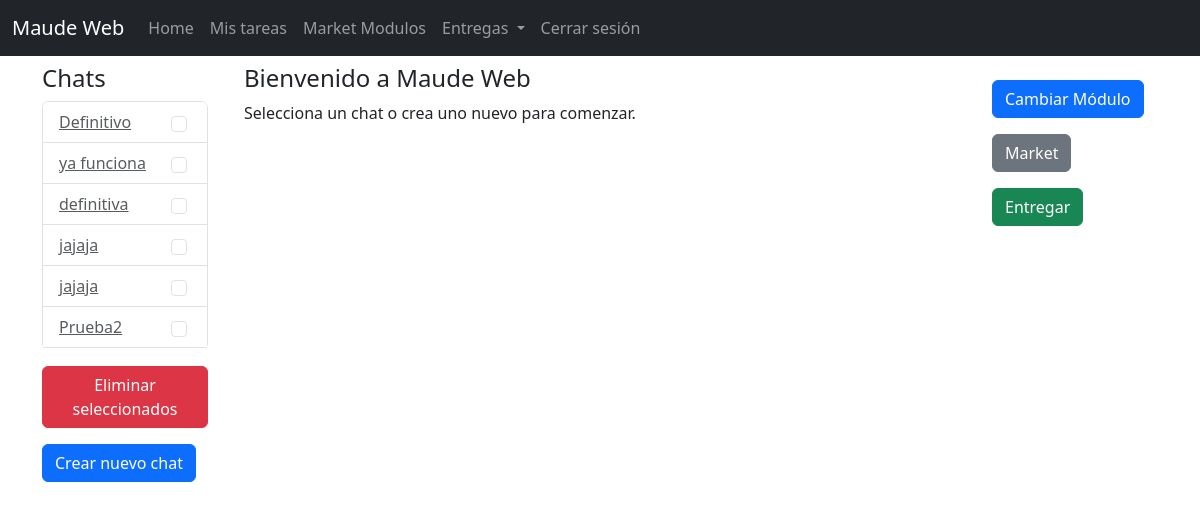
Screenshot of / (signed in) with the database file from the repository.
### Proyecto1/models.py (models this page shows)
class Chat(models.Model):
    nombre = models.CharField(max_length=100)
    modulo = models.TextField(default='')
    titulo_modulo = models.CharField(max_length=255, default='Sin título')  # Nuevo campo
    usuario = models.ForeignKey('Proyecto1.Usuario', on_delete=models.CASCADE, related_name='chats')

### Proyecto1/views.py (the view)
# urls.py: 2. Add a URL to urlpatterns:  path('', views.home, name='home')
@login_required
def home(request, chat_id=None):
    chats = Chat.objects.filter(usuario=request.user).order_by('-id')
    return render(request, 'home.html', {'chats': chats})

### templates/home.html (shortened to what this page needs)
<!DOCTYPE html>
<html lang="es">
<head>
  {% load static %}
  <link href="https://cdn.jsdelivr.net/npm/bootstrap@5.3.2/dist/css/bootstrap.min.css" rel="stylesheet"
>
  <link rel="stylesheet" href="{% static 'homeStyle.css' %}">
</head>
<body>
  <nav class="navbar navbar-expand-md navbar-dark fixed-top bg-dark" data-bs-theme="dark">
    <div class="container-fluid">
      <a class="navbar-brand" href="/home">Maude Web</a>
      <div class="collapse navbar-collapse" id="navbarSupportedContent">
        <ul class="navbar-nav me-auto mb-2 mb-lg-0">
          <li class="nav-item">
            <a class="nav-link" aria-current="page" href="/home">Home</a>
          </li>
          <li class="nav-item">
            <a class="nav-link" aria-current="page" href="/tareas">Mis tareas</a>
          </li>
          {% if user.is_admin %}
          <li class="nav-item">
            <a class="nav-link" aria-current="page" href="/marketModulos">Market Modulos</a>
          </li>
          <li class="nav-item dropdown">
            <a class="nav-link dropdown-toggle" href="#" id="navbarDropdown" role="button" data-bs-toggle="dropdown"
              aria-expanded="false">
              Entregas
            </a>
          </li>
          {% endif %}
          <li class="nav-item">
            <a class="nav-link" href="{% url 'logout' %}">Cerrar sesión</a>
          </li>
        </ul>
      </div>
    </div>
</nav>
  <div class="container mt-5">
    <div class="row">
      <div class="col-md-2 mt-3" id="columnaChats">
        <h4>Chats</h4>
        <div class="list-group">
          {% for chat in chats %}
          <div class="d-flex align-items-center list-group-item list-group-item-action" aria-selected="false">
            <a href="#" class="list-group-item-action flex-grow-1 chat-link" data-chat-id="{{ chat.id }}">
              {{ chat.nombre }}
            </a>
            <input class="form-check-input chat-checkbox me-1" type="checkbox" value="{{ chat.id }}" id="deleteChat{{ forloop.counter }}">
          </div>
          {% endfor %}
        </div>
        <button type="button" class="btn btn-danger mt-3" id="deleteChatsButton">Eliminar seleccionados</button>
        <button type="button" class="btn btn-primary mt-3" data-bs-toggle="modal" data-bs-target="#newChatModal">Crear nuevo chat</button>
      </div>
      <div class="col-md-8">
        {% if chat_actual %}
        <h4>{{ chat_actual.nombre }}</h4>
        <div class="container mt-4">
          <div class="chat-container">
            <div class="chat-history">
              {% for mensaje in mensajes %}
              <div class="mensaje">
                <p class="usuario">Tú:</p>
                <p>{{ mensaje.comando }}</p>
              </div>
              <div class="respuesta">
                <p class="maude">Maude ({chat_actual.titulo_modulo}):</p>
                <p>{{ mensaje.respuesta }}</p>
              </div>
              {% endfor %}
            </div>
            <div id="maudeModuleSection" class="mb-3">
              <h5>Módulo Maude:</h5>
              <textarea class="form-control" id="maudeCode" name="maude_code" rows="5">{{ chat_actual.modulo }}</textarea>
            </div>
            <div class="chat-input">
              <form id="maudeForm">
                  <input type="hidden" name="csrfmiddlewaretoken" value="{{ csrf_token }}">
                  <div class="input-group mb-3">
                      <div class="input-group-text" id="checkbox-container" style="display: none;">
                          <input class="form-check-input mt-0" type="checkbox" value="" aria-label="Checkbox for following text input" id="dynamic-checkbox">
                          <span id="showPathText" style="margin-left: 8px;">Show path</span>
                      </div>
                      <input type="text" id="maudeCommand" name="maude_execution" class="form-control" placeholder="Escribe tu comando aquí...">
                      <button class="btn btn-primary" type="button">Enviar</button>
                      <div id="commandError" class="invalid-feedback" style="display: none;">
                          El comando debe terminar con un punto (".").
                      </div>
                  </div>
              </form>
          </div>
          </div>
        </div>
        {% else %}
        <div class="container mt-3">
          <h4>Bienvenido a Maude Web</h4>
          <p>Selecciona un chat o crea uno nuevo para comenzar.</p>
        </div>
        {% endif %}
      </div>
      <div class="col-md-2 mt-3">
        <button type="button" class="btn btn-primary mt-3" data-bs-toggle="modal" data-bs-target="#opcionesModuloModal">Cambiar Módulo</button>
        <button type="button" class="btn btn-secondary mt-3" data-bs-toggle="modal" data-bs-target="#marketModal">Market</button>
        <button type="button" class="btn btn-success mt-3" data-bs-toggle="modal" data-bs-target="#entregarModal">Entregar</button>
      </div>
    </div>
  </div>
</body>
</html>

### static/homeStyle.css (style rules this page uses)
body { background-color: #ffffff; }
.list-group { overflow-y: scroll; scrollbar-width: thin; max-height: 50%; }

### rows the page displays
Chat: nombre "Definitivo"
Chat: nombre "ya funciona"
Chat: nombre "definitiva"
Chat: nombre "jajaja"
Chat: nombre "jajaja"
Chat: nombre "Prueba2"
